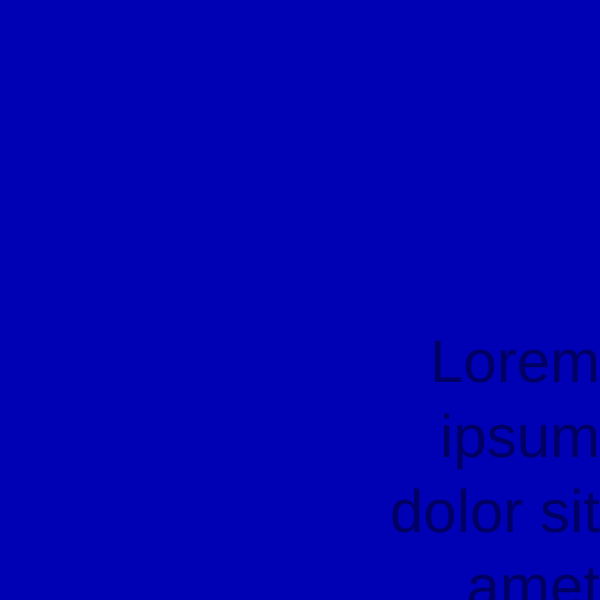
Frame 1 (no input)
Frame 60 (no input): identical to frame 1, image omitted
Frame 120 (the mouse pressed at the canvas centre since frame 60): identical to frame 1, image omitted

The p5.js sketch that drew this single still picture (run headless with seeded random() and noise() and a simulated clock; from frame 60 on, the mouse is pressed at the canvas centre):

// p5.js sketch
// ── sketch.js
let word = "Lorem ipsum dolor sit amet"

function setup() {
    createCanvas(600,600);
}

function draw() {
    background(0,0,180);
    textSize(60)
    textAlign(RIGHT,BOTTOM)
    fill(0,0,100)
    text(word, 300, 300, 300, 320)
}
